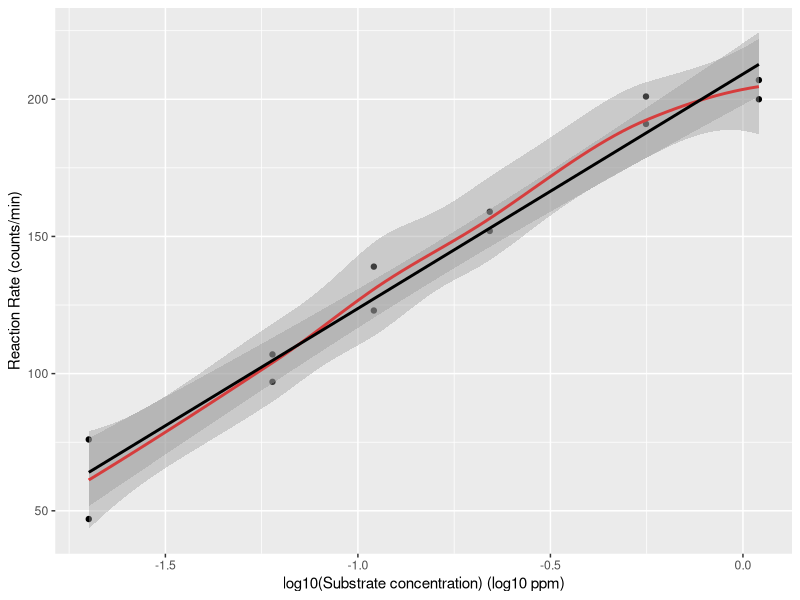
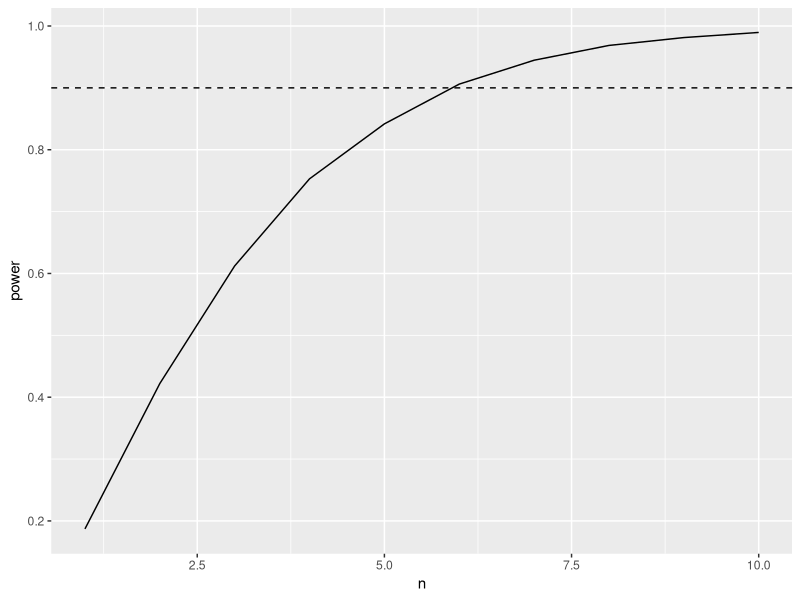
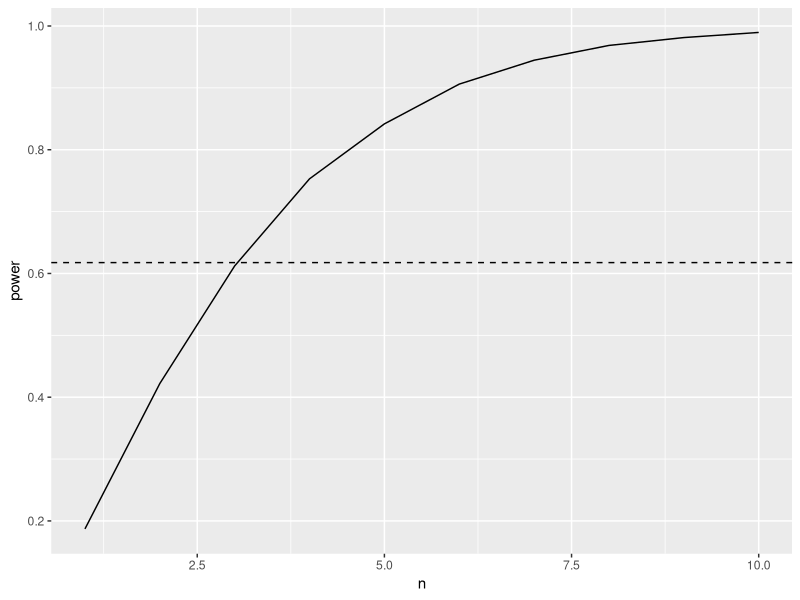

Write the R code that produced these figures, in order.
## ---- chunk 1
library(tidyverse)
## ---- chunk 2
data(Puromycin)
Puromycin <- Puromycin %>%
  filter(state=="treated")
## ---- chunk 3
Puromycin  %>%
  ggplot(aes(x=conc %>% log10,y=rate)) +
  geom_point() +
  stat_smooth(method = "loess",col="red") +
  stat_smooth(method='lm',col="black") +
  ylab("Reaction Rate (counts/min)") +
  xlab("log10(Substrate concentration) (log10 ppm)")
## ---- chunk 4
simFast <- function(form, data, betas, sd, contrasts, alpha = .05, nSim = 10000)
{
    ySim <- rnorm(nrow(data)*nSim,sd=sd)
    dim(ySim) <-c(nrow(data),nSim)
    design <- model.matrix(form, data)
    ySim <- ySim + c(design %*%betas)
    ySim <- t(ySim)

    ### Fitting
    fitAll <- limma::lmFit(ySim,design)

    ### Inference
    varUnscaled <- c(t(contrasts)%*%fitAll$cov.coefficients%*%contrasts)
    contrasts <- fitAll$coefficients %*%contrasts
    seContrasts <- varUnscaled^.5*fitAll$sigma
    tstats <- contrasts/seContrasts
    pvals <- pt(abs(tstats),fitAll$df.residual,lower.tail = FALSE)*2
    return(mean(pvals < alpha))
}
## ---- chunk 5
mod1 <- lm(rate ~ conc %>% log10, Puromycin)
betas <- mod1$coefficients

nSim <- 10000
form <- ~ conc %>% log10
sd <- sigma(mod1)
contrast <- matrix(c(0,1),ncol=1)
rownames(contrast) <- names(mod1$coefficients)
alpha <- 0.05

power <- simFast(form, Puromycin, betas, sd, contrasts = contrast, alpha = alpha, nSim = nSim)
power
## ---- chunk 6
mod1 <- lm(rate ~ conc %>% log10, Puromycin)
betas <- mod1$coefficients
betas[2] <- 10

nSim <- 10000
form <- ~ conc %>% log10
sd <- sigma(mod1)
contrast <- matrix(c(0,1),ncol=1)
rownames(contrast) <- names(mod1$coefficients)
alpha <- 0.05

power <- simFast(form, Puromycin, betas, sd, contrasts = contrast, alpha = alpha, nSim = nSim)
power
## ---- chunk 7
mod1 <- lm(rate ~ conc %>% log10, Puromycin)
concentrations <- Puromycin %>%
  pull(conc) %>%
  unique


betas <- mod1$coefficients
betas[2] <- 10

nSim <- 10000
form <- ~ conc %>% log10
sd <- sigma(mod1)
contrast <- matrix(c(0,1),ncol=1)
rownames(contrast) <- names(mod1$coefficients)
alpha <- 0.05

powers <- data.frame(n = 1:10, power=NA)

for (i in 1:10)
{
  simData <- data.frame(conc = rep(concentrations,each=i))
  powers[i,2] <- simFast(form, simData, betas, sd, contrasts = contrast, alpha = alpha, nSim = nSim)
}

powers %>%
  ggplot(aes(n,power)) +
  geom_line() +
  geom_hline(yintercept = .9, lty = 2)
## ---- chunk 8
concentrations <- Puromycin %>%
  pull(conc) %>%
  unique


betas <- mod1$coefficients
betas[2] <- 10

nSim <- 10000
form <- ~ conc %>% log10
sd <- sigma(mod1)
contrast <- matrix(c(0,1),ncol=1)
rownames(contrast) <- names(mod1$coefficients)
alpha <- 0.05

simData <- data.frame(conc = c(concentrations,rep(min(concentrations),3),rep(max(concentrations),3)))
powerOpt <- simFast(form, simData, betas, sd, contrasts = contrast, alpha = alpha, nSim = nSim)

simData
powerOpt
## ---- chunk 9
powers %>%
  ggplot(aes(n,power)) +
  geom_line() +
  geom_hline(yintercept = powerOpt, lty = 2)
